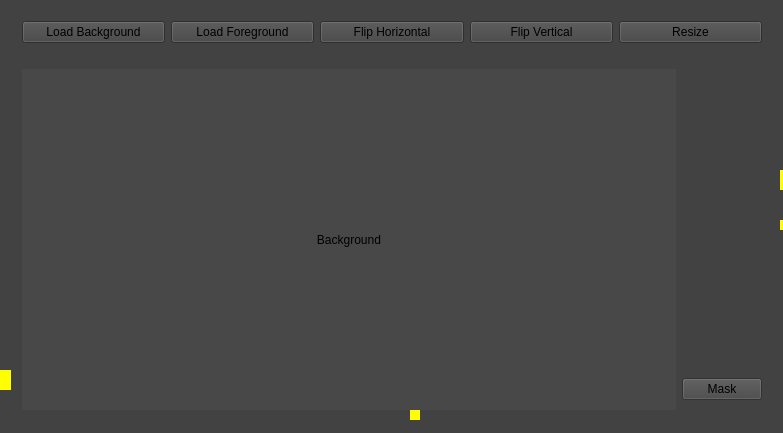
<?xml version="1.0" encoding="UTF-8"?>
<ui version="4.0">
 <class>MainWindow</class>
 <widget class="QMainWindow" name="MainWindow">
  <property name="geometry">
   <rect>
    <x>0</x>
    <y>0</y>
    <width>783</width>
    <height>433</height>
   </rect>
  </property>
  <property name="windowTitle">
   <string>Camouflage Images</string>
  </property>
  <property name="styleSheet">
   <string notr="true">background-color: rgb(66, 66, 66);</string>
  </property>
  <widget class="QWidget" name="centralWidget">
   <widget class="QWidget" name="verticalLayoutWidget">
    <property name="geometry">
     <rect>
      <x>10</x>
      <y>10</y>
      <width>763</width>
      <height>411</height>
     </rect>
    </property>
    <layout class="QVBoxLayout" name="verticalLayout">
     <item>
      <layout class="QHBoxLayout" name="horizontalLayout_3">
       <item>
        <spacer name="verticalSpacer">
         <property name="orientation">
          <enum>Qt::Vertical</enum>
         </property>
         <property name="sizeType">
          <enum>QSizePolicy::Preferred</enum>
         </property>
         <property name="sizeHint" stdset="0">
          <size>
           <width>1</width>
           <height>25</height>
          </size>
         </property>
        </spacer>
       </item>
       <item>
        <widget class="QPushButton" name="pushButton">
         <property name="text">
          <string>Load Background</string>
         </property>
        </widget>
       </item>
       <item>
        <widget class="QPushButton" name="pushButton_2">
         <property name="text">
          <string>Load Foreground</string>
         </property>
        </widget>
       </item>
       <item>
        <widget class="QPushButton" name="pushButton_3">
         <property name="text">
          <string>Flip Horizontal</string>
         </property>
        </widget>
       </item>
       <item>
        <widget class="QPushButton" name="pushButton_4">
         <property name="text">
          <string>Flip Vertical</string>
         </property>
        </widget>
       </item>
       <item>
        <widget class="QPushButton" name="pushButton_5">
         <property name="text">
          <string>Resize</string>
         </property>
        </widget>
       </item>
      </layout>
     </item>
     <item>
      <layout class="QHBoxLayout" name="horizontalLayout">
       <item>
        <layout class="QVBoxLayout" name="verticalLayout_2">
         <item>
          <spacer name="horizontalSpacer_2">
           <property name="orientation">
            <enum>Qt::Horizontal</enum>
           </property>
           <property name="sizeHint" stdset="0">
            <size>
             <width>40</width>
             <height>20</height>
            </size>
           </property>
          </spacer>
         </item>
         <item>
          <layout class="QHBoxLayout" name="horizontalLayout_2">
           <item>
            <spacer name="verticalSpacer_2">
             <property name="orientation">
              <enum>Qt::Vertical</enum>
             </property>
             <property name="sizeHint" stdset="0">
              <size>
               <width>1</width>
               <height>239</height>
              </size>
             </property>
            </spacer>
           </item>
           <item>
            <widget class="QLabel" name="background">
             <property name="minimumSize">
              <size>
               <width>100</width>
               <height>100</height>
              </size>
             </property>
             <property name="styleSheet">
              <string notr="true">background-color: rgb(72, 72, 72);</string>
             </property>
             <property name="text">
              <string>Background</string>
             </property>
             <property name="alignment">
              <set>Qt::AlignCenter</set>
             </property>
            </widget>
           </item>
          </layout>
         </item>
        </layout>
       </item>
       <item>
        <layout class="QVBoxLayout" name="verticalLayout_5"/>
       </item>
       <item>
        <layout class="QVBoxLayout" name="verticalLayout_9">
         <item>
          <spacer name="verticalSpacer_3">
           <property name="orientation">
            <enum>Qt::Vertical</enum>
           </property>
           <property name="sizeType">
            <enum>QSizePolicy::Preferred</enum>
           </property>
           <property name="sizeHint" stdset="0">
            <size>
             <width>20</width>
             <height>320</height>
            </size>
           </property>
          </spacer>
         </item>
         <item>
          <widget class="QPushButton" name="pushButton_6">
           <property name="styleSheet">
            <string notr="true">background-color: rgb(70, 70, 70);</string>
           </property>
           <property name="text">
            <string>Mask</string>
           </property>
          </widget>
         </item>
        </layout>
       </item>
      </layout>
     </item>
    </layout>
   </widget>
   <widget class="QLabel" name="noScale">
    <property name="geometry">
     <rect>
      <x>-30</x>
      <y>370</y>
      <width>41</width>
      <height>20</height>
     </rect>
    </property>
    <property name="styleSheet">
     <string notr="true">background-color: rgb(255, 255, 0);</string>
    </property>
    <property name="text">
     <string/>
    </property>
   </widget>
   <widget class="QLabel" name="foreground">
    <property name="geometry">
     <rect>
      <x>70</x>
      <y>420</y>
      <width>47</width>
      <height>13</height>
     </rect>
    </property>
    <property name="text">
     <string/>
    </property>
    <property name="alignment">
     <set>Qt::AlignLeading|Qt::AlignLeft|Qt::AlignTop</set>
    </property>
   </widget>
   <widget class="QLabel" name="srEdge">
    <property name="geometry">
     <rect>
      <x>780</x>
      <y>170</y>
      <width>10</width>
      <height>10</height>
     </rect>
    </property>
    <property name="sizePolicy">
     <sizepolicy hsizetype="Fixed" vsizetype="Fixed">
      <horstretch>0</horstretch>
      <verstretch>0</verstretch>
     </sizepolicy>
    </property>
    <property name="styleSheet">
     <string notr="true">background-color: rgb(255, 255, 0);</string>
    </property>
    <property name="text">
     <string/>
    </property>
   </widget>
   <widget class="QLabel" name="irEdge">
    <property name="geometry">
     <rect>
      <x>780</x>
      <y>180</y>
      <width>10</width>
      <height>10</height>
     </rect>
    </property>
    <property name="sizePolicy">
     <sizepolicy hsizetype="Fixed" vsizetype="Fixed">
      <horstretch>0</horstretch>
      <verstretch>0</verstretch>
     </sizepolicy>
    </property>
    <property name="styleSheet">
     <string notr="true">background-color: rgb(255, 255, 0);</string>
    </property>
    <property name="text">
     <string/>
    </property>
   </widget>
   <widget class="QLabel" name="ilEdge">
    <property name="geometry">
     <rect>
      <x>410</x>
      <y>410</y>
      <width>10</width>
      <height>10</height>
     </rect>
    </property>
    <property name="sizePolicy">
     <sizepolicy hsizetype="Fixed" vsizetype="Fixed">
      <horstretch>0</horstretch>
      <verstretch>0</verstretch>
     </sizepolicy>
    </property>
    <property name="styleSheet">
     <string notr="true">background-color: rgb(255, 255, 0);</string>
    </property>
    <property name="text">
     <string/>
    </property>
   </widget>
   <widget class="QLabel" name="slEdge">
    <property name="geometry">
     <rect>
      <x>780</x>
      <y>220</y>
      <width>10</width>
      <height>10</height>
     </rect>
    </property>
    <property name="sizePolicy">
     <sizepolicy hsizetype="Fixed" vsizetype="Fixed">
      <horstretch>0</horstretch>
      <verstretch>0</verstretch>
     </sizepolicy>
    </property>
    <property name="styleSheet">
     <string notr="true">background-color: rgb(255, 255, 0);</string>
    </property>
    <property name="text">
     <string/>
    </property>
   </widget>
  </widget>
 </widget>
 <layoutdefault spacing="6" margin="11"/>
 <resources/>
 <connections/>
</ui>
